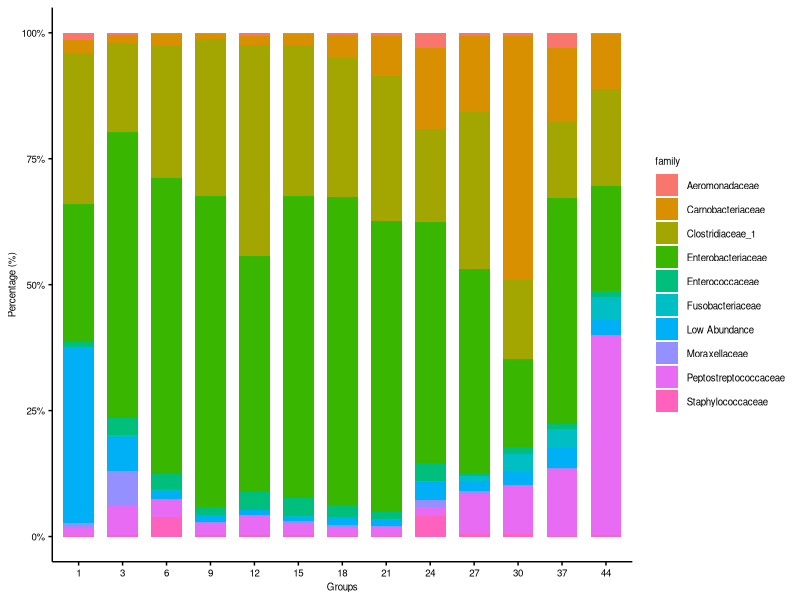
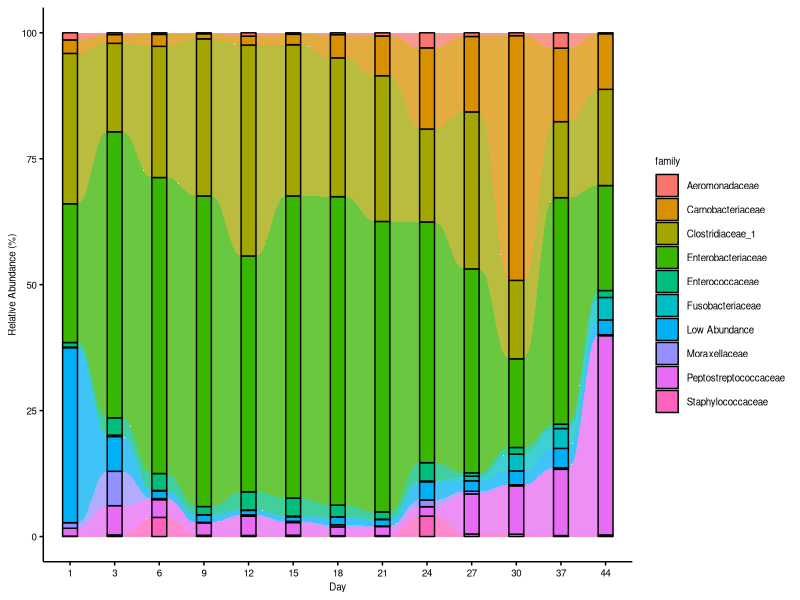
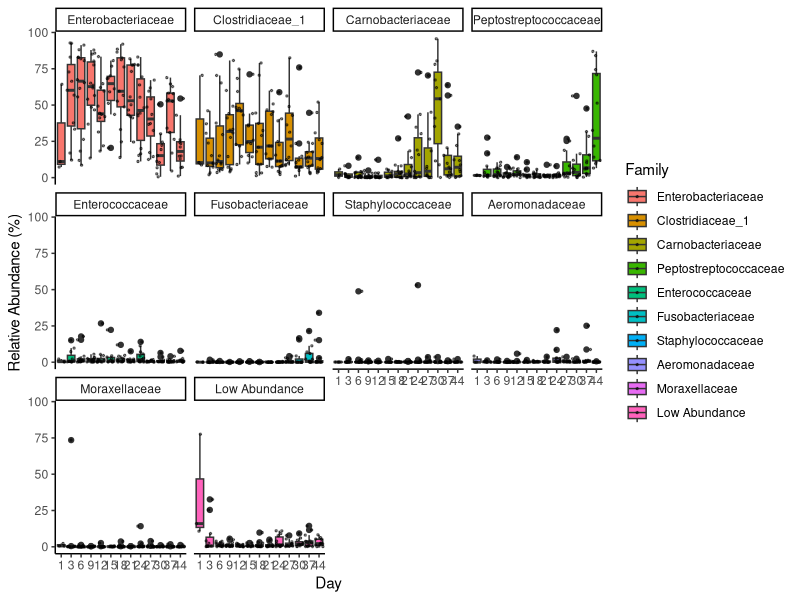

Recreate these plots in R, in order.
# Ying Zhu, so_zy2003@126.com
# 2021-07

# clean environment variables
rm(list=ls()) 

#install and load the packages
if(!require(reshape2))install.packages("reshape2")
if(!require(ggalluvial))install.packages("ggalluvial")

library("reshape2", quietly=T, warn.conflicts=F)
library("ggalluvial")

# Set ggplot2 ploting parameter
main_theme = theme(panel.background=element_blank(),
                   panel.grid=element_blank(),
                   axis.line.x=element_line(size=.5, colour="black"),
                   axis.line.y=element_line(size=.5, colour="black"),
                   axis.ticks=element_line(color="black"),
                   axis.text=element_text(color="black", size=7),
                   legend.position="right",
                   legend.background=element_blank(),
                   legend.key=element_blank(),
                   legend.text= element_text(size=7),
                   text=element_text(family="sans", size=7))

# Design of experiment
design = read.table("metadata_weight.txt", header=T, row.names= 1, sep="\t") 

#aggregate a column for three stages
design$phase <- design$Day

design$phase[design$Day<12] <- "p1"  #stage one in Figure 1
design$phase[design$Day%in%c(12,15,18,21,24)] <- "p2"  #stage two in Figure 1
design$phase[design$Day>24] <- "p3" #stage three in Figure 1

#  raw reads count of each OTU in each sample
otu_table = read.delim("otu_table.txt", row.names= 1,  header=T, sep="\t")

# taxonomy for each OTU
taxonomy = read.delim("taxonomy.txt", row.names= 1,header=F, sep="\t")
colnames(taxonomy) = c("kingdom","phylum","class","order","family","genus","species")

taxonomy <- taxonomy[-1,]

tax_count = merge(taxonomy, otu_table, by="row.names")

# group by family
tax_count_sum = aggregate(tax_count[,-(1:8)], by=tax_count[6], FUN=sum) # mean

rownames(tax_count_sum) = tax_count_sum$family
# generate numeric matrix
tax_count_sum = tax_count_sum[,-1]
# normalization to total 100
per = t(t(tax_count_sum)/colSums(tax_count_sum,na=T)) * 100 


# descending sort based on abundance 
mean_sort = per[(order(-rowSums(per))), ] # decrease sort
colSums(mean_sort)

# top10,including Low abundance
mean_sort=as.data.frame(mean_sort)
other = colSums(mean_sort[10:dim(mean_sort)[1], ])
mean_sort = mean_sort[1:(10-1), ]
mean_sort = rbind(mean_sort,other)
rownames(mean_sort)[10] = c("Low Abundance")

# write.table(mean_sort, file="Top10phylum_ProClass.txt", append = F, sep="\t", quote=F, row.names=T, col.names=T)

topN=rownames(mean_sort)


mean_sort <- mean_sort[,rownames(design)]


# plot for each time points
mat=mean_sort

mat_t = t(mat)

mat_t2 = merge(design[c("Day")], mat_t, by="row.names")

mat_t2 = mat_t2[,-1]

mat_mean = aggregate(mat_t2[,-1], by=mat_t2[1], FUN=mean) # mean
mat_mean_final = do.call(rbind, mat_mean)[-1,]

geno = mat_mean$Day
colnames(mat_mean_final) = geno

mat_mean_final = as.data.frame(mat_mean_final)

mat_mean_final$family = rownames(mat_mean_final)

data_all = as.data.frame(melt(mat_mean_final, id.vars=c("family")))


#plotting
p = ggplot(data_all, aes(x=variable, y = value, fill = family )) + 
  geom_bar(stat = "identity",position="fill", width=0.7)+ 
  scale_y_continuous(labels = scales::percent) + 
  xlab("Groups")+ylab("Percentage (%)")+main_theme
tax.stack=p
tax.stack
# ggsave("tax_stack_family_top9_group.pdf", tax.stack, width = 8, height = 5)


# alluvium
p = ggplot(data = data_all, aes(x = variable, y = value, alluvium = family, stratum=family)) +
  geom_alluvium(aes(fill = family), alpha = 0.75) +
  geom_stratum(aes(fill=family))+
  labs(x="Day", y="Relative Abundance (%)")+
main_theme 
tax.alluvium=p
tax.alluvium
# ggsave("tax_alluvium_family_top9.pdf", tax.alluvium, width = 8, height = 5)


#boxplot for the top 10 families
mat_t2_melt <- melt(mat_t2, id.vars = "Day")
colnames(mat_t2_melt)[2] <- "Family"
top10family_relative <- ggplot(mat_t2_melt,aes(x=as.factor(Day),y=value, fill=Family))+
  geom_boxplot()+
 geom_jitter(size=0.5, alpha=0.5)+
  facet_wrap(~Family)+theme_classic()+
  labs(x="Day", y="Relative Abundance (%)")
top10family_relative
# ggsave("top10family_relative_boxplot.pdf",top10family_relative, width = 12, height = 8 )


# fit the model
mat_t3 <-  merge(design[c("Day", "Stage", "Individual", "phase", "food", "Group", "Sex")], mat_t, by="row.names")
rownames(mat_t3) <- mat_t3$Row.names
mat_t3 <- mat_t3[,-1]


# what is influence of the factors on abundance of dominant families 
#age, linear model
lm1 <- lm(Enterobacteriaceae~Day, mat_t3)
summary(lm1)#系数负值R2=0.1391 significant

lm2<- lm(Clostridiaceae_1~Day, mat_t3)
summary(lm2)#系数负值，R2=0.02302 significant 


lm3 <- lm(Carnobacteriaceae~Day, mat_t3)
summary(lm3)#系数正值R2=0.1231

lm4<- lm(Peptostreptococcaceae~Day,  mat_t3)
summary(lm4)# #系数正值R2= 0.2293 

#three stages
table(mat_t3$phase)
lm1 <- lm(Enterobacteriaceae~phase, mat_t3)
summary(lm1)#significant

lm2<- lm(Clostridiaceae_1~phase, mat_t3)
summary(lm2)#non significant 

lm3 <- lm(Carnobacteriaceae~phase, mat_t3)
summary(lm3)#significant

lm4<- lm(Peptostreptococcaceae~Day,  mat_t3)
summary(lm4)#significant 


# sex
lm1 <- lm(Enterobacteriaceae~Sex, mat_t3)
summary(lm1)#

lm2<- lm(Clostridiaceae_1~Sex, mat_t3)
summary(lm2)#non significant 

lm3 <- lm(Carnobacteriaceae~Sex, mat_t3)
summary(lm3)#non significant

lm4<- lm(Peptostreptococcaceae~Sex,  mat_t3)
summary(lm4)#non significant 

# family group
lm1 <- lm(Enterobacteriaceae~Group, mat_t3)
summary(lm1)##non significant

lm2<- lm(Clostridiaceae_1~Group, mat_t3)
summary(lm2)#non significant 

lm3 <- lm(Carnobacteriaceae~Group, mat_t3)
summary(lm3)#non significant

lm4<- lm(Peptostreptococcaceae~Group,  mat_t3)
summary(lm4)#non significant 


# food
lm1 <- lm(Enterobacteriaceae~food, mat_t3)
summary(lm1)##significant

lm2<- lm(Clostridiaceae_1~food, mat_t3)
summary(lm2)#non significant 

lm3 <- lm(Carnobacteriaceae~food, mat_t3)
summary(lm3)#significant

lm4<- lm(Peptostreptococcaceae~food,  mat_t3)
summary(lm4)#significant 

#three possible predictors: phase, age and food
# only incluede age in the model due to the strong relationship between age and food

# linear mixed-effects models
if(!require(nlme))install.packages("nlme")
library(nlme)
# two stages
lme_1 <- lme(Enterobacteriaceae~Day+Stage, 
                 random=~1|Individual,method ="ML",data=mat_t3)
summary(lme_1)#stage


lme_2 <- lme(Clostridiaceae_1~Day+Stage, 
             random=~1|Individual,method ="ML",data=mat_t3)
summary(lme_2)

lme_3 <- lme(Carnobacteriaceae~Day+Stage, 
             random=~1|Individual,method ="ML",data=mat_t3)
summary(lme_3)#stage


lme_4 <- lme(Peptostreptococcaceae~Day+Stage, 
             random=~1|Individual,method ="ML",data=mat_t3)
summary(lme_4)#Day


#three stages
lme_1 <- lme(Enterobacteriaceae~Day+phase, 
             random=~1|Individual,method ="ML",data=mat_t3)
summary(lme_1)


lme_2 <- lme(Clostridiaceae_1~Day+phase, 
             random=~1|Individual,method ="ML",data=mat_t3)
summary(lme_2)#Day, negative

lme_3 <- lme(Carnobacteriaceae~Day+phase, 
             random=~1|Individual,method ="ML",data=mat_t3)
summary(lme_3)#stage three


lme_4 <- lme(Peptostreptococcaceae~Day+phase, 
             random=~1|Individual,method ="ML",data=mat_t3)
summary(lme_4)#Day, positive



#three stages+diet change
lme_1 <- lme(Enterobacteriaceae~Day+phase+Stage, 
             random=~1|Individual,method ="ML",data=mat_t3)
summary(lme_1)


lme_2 <- lme(Clostridiaceae_1~Day+phase+Stage, 
             random=~1|Individual,method ="ML",data=mat_t3)
summary(lme_2)

lme_3 <- lme(Carnobacteriaceae~Day+phase+Stage, 
             random=~1|Individual,method ="ML",data=mat_t3)
summary(lme_3)#stage three


lme_4 <- lme(Peptostreptococcaceae~Day+phase+Stage, 
             random=~1|Individual,method ="ML",data=mat_t3)
summary(lme_4)#Day, positive, phase three?



